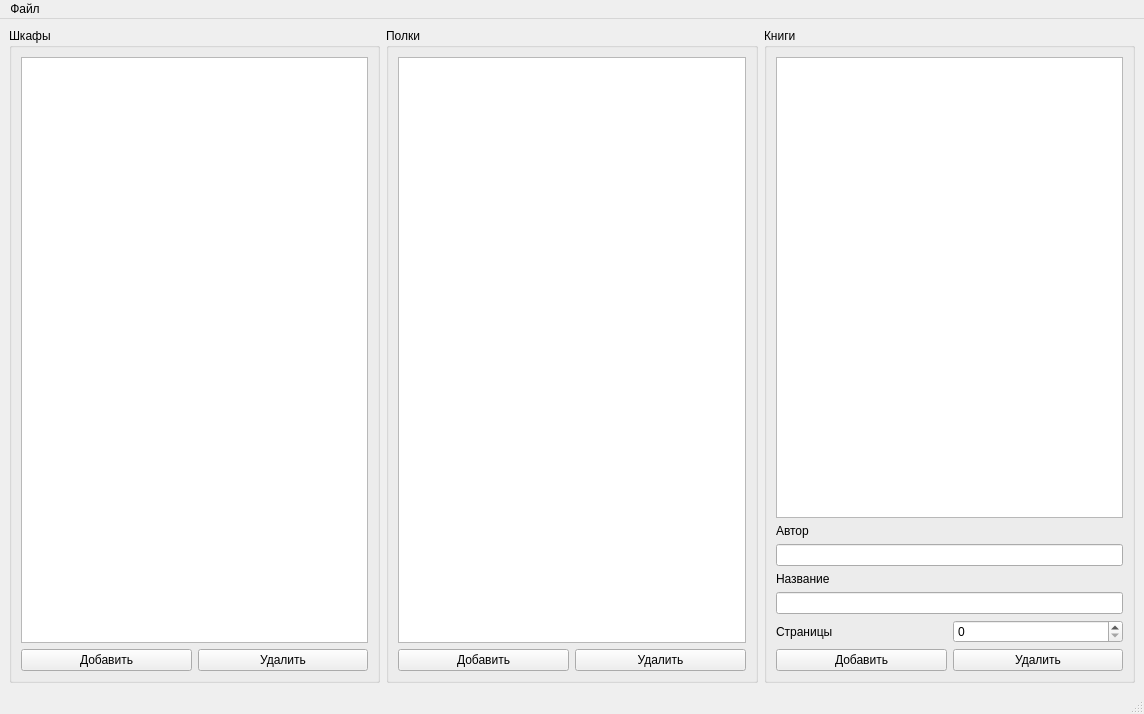
<?xml version="1.0" encoding="UTF-8"?>
<ui version="4.0">
 <class>MainWindow</class>
 <widget class="QMainWindow" name="MainWindow">
  <property name="geometry">
   <rect>
    <x>0</x>
    <y>0</y>
    <width>1144</width>
    <height>714</height>
   </rect>
  </property>
  <property name="windowTitle">
   <string>MainWindow</string>
  </property>
  <widget class="QWidget" name="centralwidget">
   <layout class="QHBoxLayout" name="horizontalLayout">
    <item>
     <layout class="QVBoxLayout" name="verticalLayout">
      <item>
       <widget class="QGroupBox" name="groupBox_BShelf">
        <property name="title">
         <string>Шкафы</string>
        </property>
        <layout class="QVBoxLayout" name="verticalLayout_4">
         <item>
          <widget class="QListWidget" name="listWidget_BShelfs"/>
         </item>
         <item>
          <layout class="QHBoxLayout" name="horizontalLayout_2">
           <item>
            <widget class="QPushButton" name="pushButton_addBShelf">
             <property name="text">
              <string>Добавить</string>
             </property>
            </widget>
           </item>
           <item>
            <widget class="QPushButton" name="pushButton_delBShelf">
             <property name="text">
              <string>Удалить</string>
             </property>
            </widget>
           </item>
          </layout>
         </item>
        </layout>
       </widget>
      </item>
     </layout>
    </item>
    <item>
     <layout class="QVBoxLayout" name="verticalLayout_2">
      <item>
       <widget class="QGroupBox" name="groupBox_Shelf">
        <property name="title">
         <string>Полки</string>
        </property>
        <layout class="QVBoxLayout" name="verticalLayout_5">
         <item>
          <widget class="QListWidget" name="listWidget_Shelfs"/>
         </item>
         <item>
          <layout class="QHBoxLayout" name="horizontalLayout_3">
           <item>
            <widget class="QPushButton" name="pushButton_addSelf">
             <property name="text">
              <string>Добавить</string>
             </property>
            </widget>
           </item>
           <item>
            <widget class="QPushButton" name="pushButton_delShelf">
             <property name="text">
              <string>Удалить</string>
             </property>
            </widget>
           </item>
          </layout>
         </item>
        </layout>
       </widget>
      </item>
     </layout>
    </item>
    <item>
     <layout class="QVBoxLayout" name="verticalLayout_3">
      <item>
       <widget class="QGroupBox" name="groupBox_Books">
        <property name="title">
         <string>Книги</string>
        </property>
        <layout class="QVBoxLayout" name="verticalLayout_6">
         <item>
          <widget class="QListWidget" name="listWidget_Books"/>
         </item>
         <item>
          <widget class="QLabel" name="label">
           <property name="text">
            <string>Автор</string>
           </property>
          </widget>
         </item>
         <item>
          <widget class="QLineEdit" name="lineEdit_author"/>
         </item>
         <item>
          <widget class="QLabel" name="label_2">
           <property name="text">
            <string>Название</string>
           </property>
          </widget>
         </item>
         <item>
          <widget class="QLineEdit" name="lineEdit_name"/>
         </item>
         <item>
          <layout class="QHBoxLayout" name="horizontalLayout_4">
           <item>
            <widget class="QLabel" name="label_3">
             <property name="text">
              <string>Страницы</string>
             </property>
            </widget>
           </item>
           <item>
            <widget class="QSpinBox" name="spinBox_pages">
             <property name="maximum">
              <number>5000</number>
             </property>
            </widget>
           </item>
          </layout>
         </item>
         <item>
          <layout class="QHBoxLayout" name="horizontalLayout_5">
           <item>
            <widget class="QPushButton" name="pushButton_addBook">
             <property name="text">
              <string>Добавить</string>
             </property>
            </widget>
           </item>
           <item>
            <widget class="QPushButton" name="pushButton_delBook">
             <property name="text">
              <string>Удалить</string>
             </property>
            </widget>
           </item>
          </layout>
         </item>
        </layout>
       </widget>
      </item>
     </layout>
    </item>
   </layout>
  </widget>
  <widget class="QMenuBar" name="menubar">
   <property name="geometry">
    <rect>
     <x>0</x>
     <y>0</y>
     <width>1144</width>
     <height>21</height>
    </rect>
   </property>
   <widget class="QMenu" name="menu">
    <property name="title">
     <string>Файл</string>
    </property>
    <addaction name="action"/>
    <addaction name="action_2"/>
   </widget>
   <addaction name="menu"/>
  </widget>
  <widget class="QStatusBar" name="statusbar"/>
  <action name="action">
   <property name="text">
    <string>Сохранить</string>
   </property>
  </action>
  <action name="action_2">
   <property name="text">
    <string>Открыть</string>
   </property>
  </action>
 </widget>
 <resources/>
 <connections/>
</ui>
